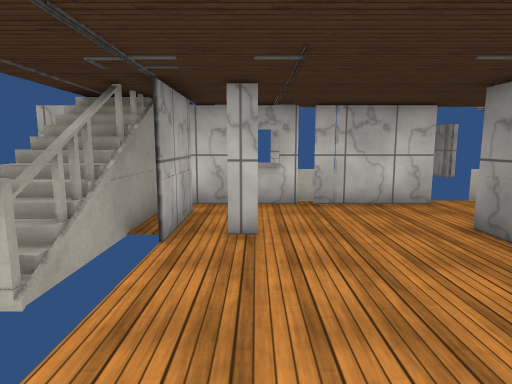
view 1 (above)

12 first-person views from a walk through a scene from a Unity 3-D project. The camera is 1.5 m above the floor, tilts 8° down and sees 75° across. Doors are open. The floor is counted in squares, 1 m on a side. Each view is taken from the middle of a square. On the plan, view 1 faces up. The plan holds only what a view shows up to about 15 squares ahead; the rest is blank. The place goes on beyond the plan. Some surface patterns are stand-ins.

view 2
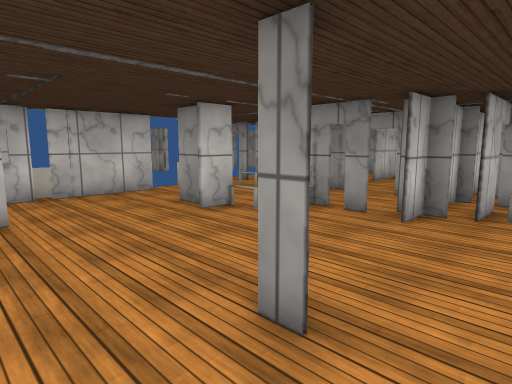

view 3
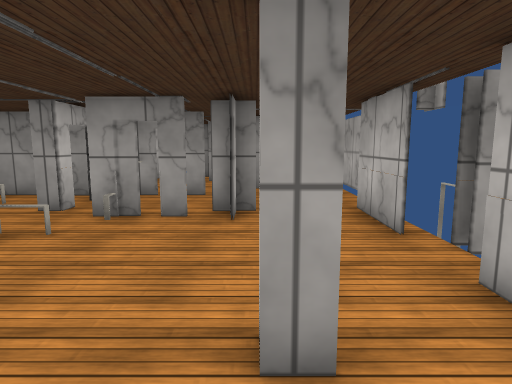

view 4
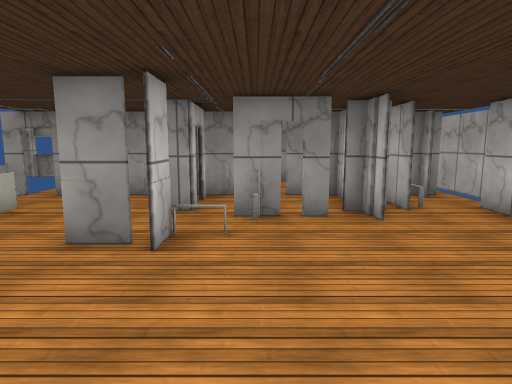

view 5
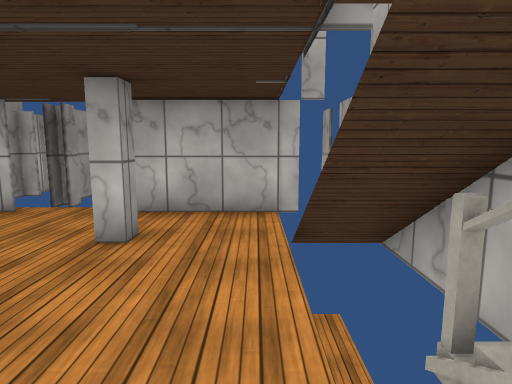

view 6
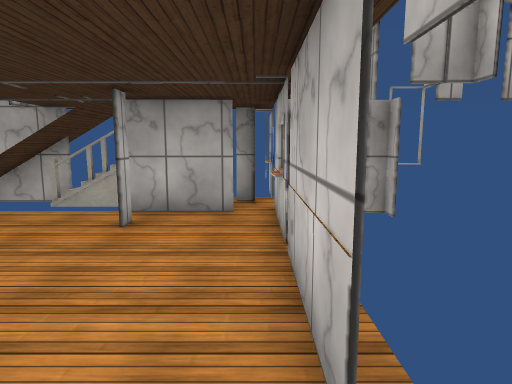

view 7
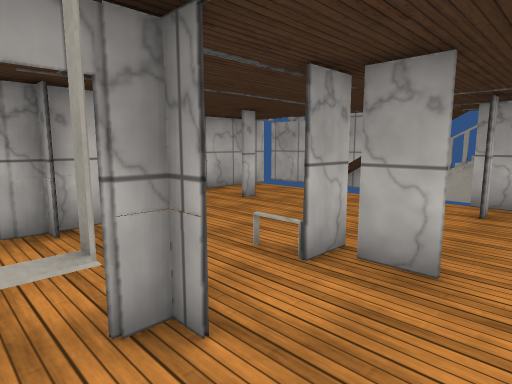

view 8
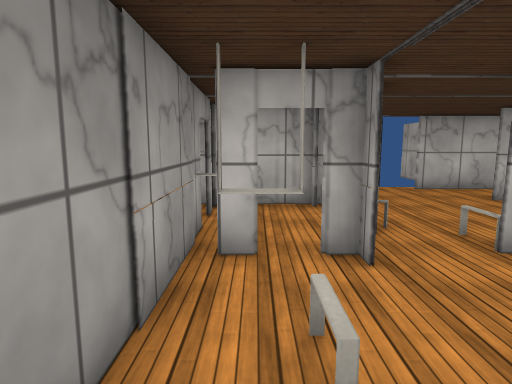

view 9
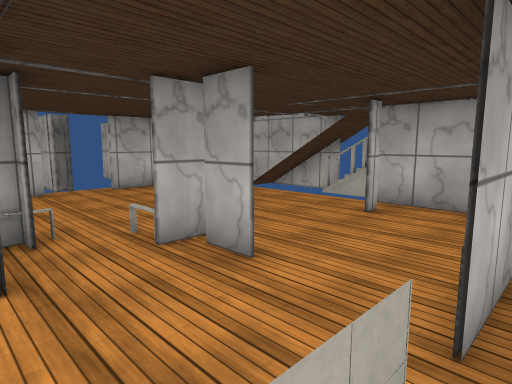

view 10
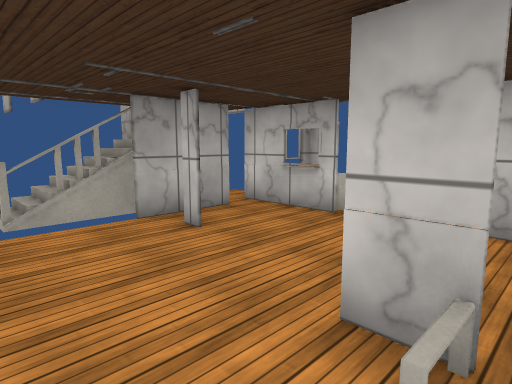

view 11
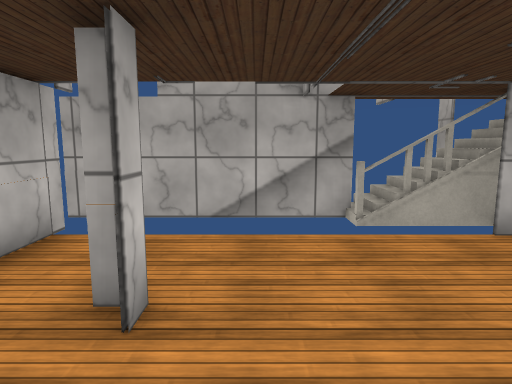

view 12
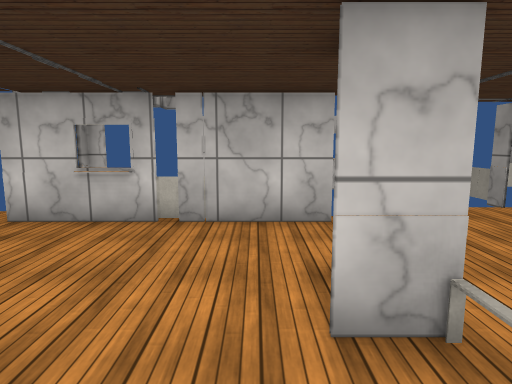

### Floor plan
Key: @ floor where view 1 was taken; # wall or solid block; x gap in a wall; . main floor; - floor 2.5 m lower than the main floor; = window, fence, low wall or low ledge; ^ raised ledge; v drop or lower ground.
Columns run from 4 left of view 1 to 11 right of it. Each row starts with its distance up from view 1.
 10   #          #
  9  #. v- ##vv..#
  8  #..=........#
  7  ##..........#
  6  ##.........=#
  5 ###.....#..###
  4 #^x.........##
  3 ##v.......#..#
  2  #v.......#..x.
  1  #=........#####
  0  vv.@#....###
 -1  vv........###
 -2  vv..........#
 -3  ######vx##vvvvv
 -4         v #
 -5         v #

Positions as (right, up) in squares from view 1, and headings:
1: (0, 0), facing up
2: (-1, -2), facing up-right
3: (-1, 0), facing right
4: (-1, 3), facing right
5: (-1, 5), facing down
6: (6, 8), facing left
7: (8, 7), facing down-left
8: (8, 9), facing down
9: (7, 9), facing down-left
10: (5, 2), facing up-left
11: (4, 1), facing left
12: (3, 2), facing up
